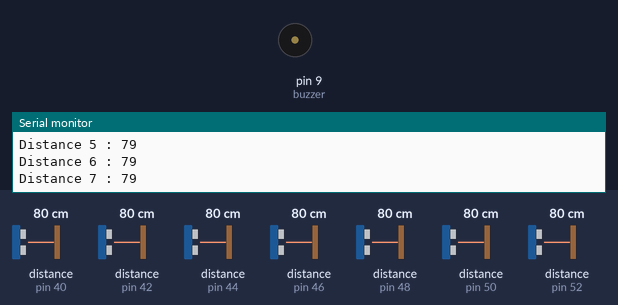
Recording of a sketch running on a simulated Arduino Mega 2560, built with avr-gcc and run on an emulated ATmega2560. Shown: buzzer (waves = sounding), the last lines printed to the serial monitor. Wiring (inferred from the names in the program): 7 × ultrasonic range finder: trigger pin 41, echo pin 40 / trigger pin 43, echo pin 42 / trigger pin 45, echo pin 44 / trigger pin 47, echo pin 46 / trigger pin 49, echo pin 48 / trigger pin 51, echo pin 50 / trigger pin 53, echo pin 52. The test bench sets the inputs (shaded band); at power-on: distance to the obstacle (sensors on pin 40, pin 42, pin 44, pin 46, pin 48, pin 50, pin 52) 80 cm. The echo pulse lasts 58.3 µs per cm.

Above: at 1.2 s.
1.3 s: distance to the obstacle (sensor on pin 40) set to 18 cm
2.8 s: distance to the obstacle (sensor on pin 40) set to 13 cm
At 3.3 s:
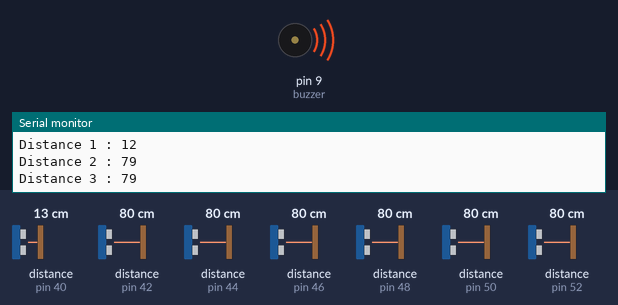
4.5 s: distance to the obstacle (sensor on pin 42) set to 2 cm
At 5.4 s:
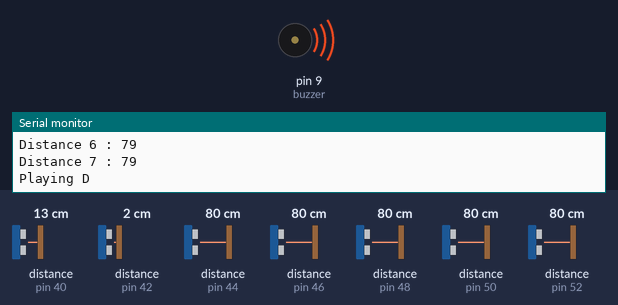
6.3 s: distance to the obstacle (sensor on pin 44) set to 2 cm
At 7.2 s:
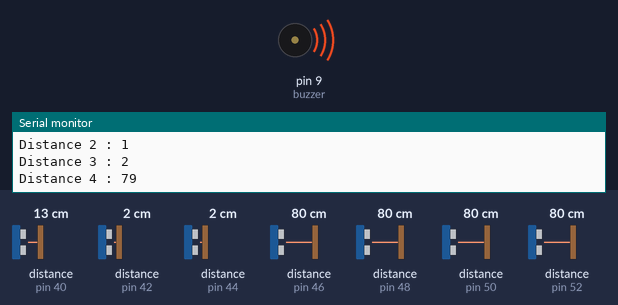
8.1 s: distance to the obstacle (sensor on pin 46) set to 2 cm
At 8.6 s:
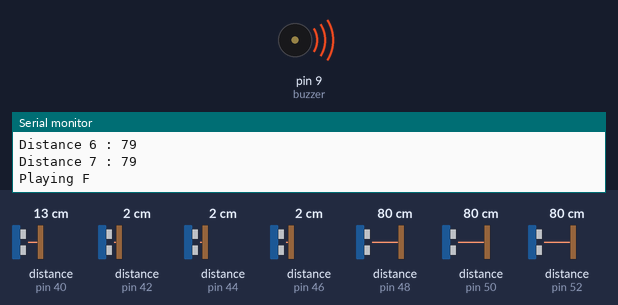
9.9 s: distance to the obstacle (sensor on pin 48) set to 18 cm
11.4 s: distance to the obstacle (sensor on pin 48) set to 13 cm
At 12.2 s:
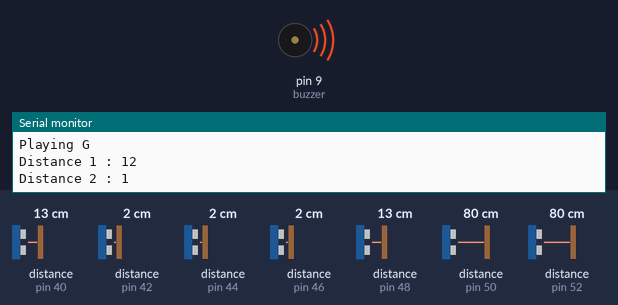
Timing chart, 0 to 14.2 s (numbered marks = the images above; inputs shaded):
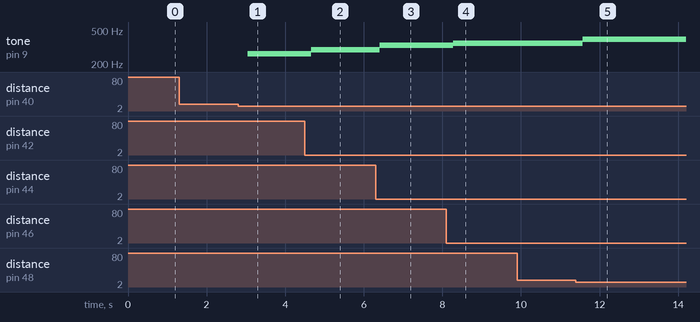

The sketch:

Ultrasonic_piano.ino
```cpp
#include <Tone.h>

Tone tone1;
float distance, duration;
//array of notes that can be played
int notes[] = {
  NOTE_C4,
  NOTE_D4,
  NOTE_E4,
  NOTE_F4,
  NOTE_G4,
  NOTE_A4,
  NOTE_B4
};

char values [] = {'C','D','E','F','G','A','B','N'};
int trig[] = {41,43,45,47,49,51,53};
int echo[] = {40,42,44,46,48,50,52};
//trig pin for ultrasonic sensors {41 - 53}
//echo pin for ultrasonic sensors {40 - 52}

//buzzer on Pin 9
const int buzzer = 9;
void setup() {
  pinMode(buzzer,OUTPUT);
  for (int i=0; i<7; i+=1){
    pinMode(trig[i],OUTPUT);
    pinMode(echo[i],INPUT);
  }
  tone1.begin(9);
  Serial.begin(9600);
}

void loop() {
  int playing = 7;
  for (int i=0; i<7; i+=1){
    digitalWrite(trig[i],LOW);
    delayMicroseconds(2);
    digitalWrite(trig[i],HIGH);
    delayMicroseconds(2);
    digitalWrite(trig[i],LOW);

    long duration = pulseIn(echo[i],HIGH);
    int distance = 0.0343 * (duration/2);
    Serial.print("Distance ");
    Serial.print(i+1);
    Serial.print(" : ");

    Serial.println(distance);
    delayMicroseconds(5);

    if (distance < 15 && distance > 0){
      playing = i;
    }
  }

  playTone(values[playing]);
}


void playTone (char values){
  Serial.println("Playing " + String(values));
  switch (values){
    case 'C':
      tone1.play(notes[0]);
      break;

    case 'D':
      tone1.play(notes[1]);
      break;

    case 'E':
      tone1.play(notes[2]);
      break;

    case 'F':
      tone1.play(notes[3]);
      break;

    case 'G':
      tone1.play(notes[4]);
      break;

    case 'A':
      tone1.play(notes[5]);
      break;

    case 'B':
      tone1.play(notes[6]);
      break;

    case 'N':
      tone1.stop();
  }
}
```

Measured:
- the behaviour switches between 16 and 15 cm on distance to the obstacle (sensor on pin 40) (found by bisection; images 0 and 1)
- after the input at 2.8 s, tone on pin 9 (buzzer): silent → 262 Hz after 0.25 s
- after the input at 4.5 s, tone on pin 9 (buzzer): 262 Hz → 294 Hz after 0.17 s
- after the input at 6.3 s, tone on pin 9 (buzzer): 294 Hz → 330 Hz after 0.11 s
- after the input at 8.1 s, tone on pin 9 (buzzer): 330 Hz → 349 Hz after 0.17 s
- after the input at 11.4 s, tone on pin 9 (buzzer): 349 Hz → 392 Hz after 0.18 s
